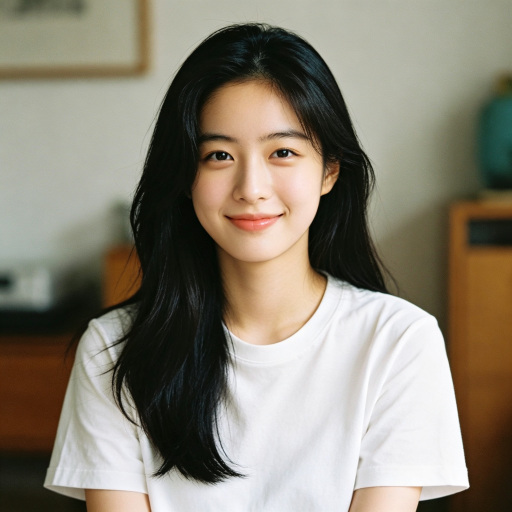
#> input picture examples/female/base-portrait.jpg, 1024 x 1024 px (shown at 1/2 size)
$ python nose_liquify.py --image ../../examples/female/base-portrait.jpg
#> lines starting #> are read from the running program, lines starting #| are printed output that depends on the picture; after the words box and inside, x2 and y2 are one past the last pixel; in counts of white or black regions, pixels touching at a corner belong together
#!/usr/bin/env python3
# -*- coding: utf-8 -*-
"""
nose_liquify.py — 证件照/人像「鼻子几何微调」工具（保纹理液化法）

设计目标
--------
只改变鼻翼/鼻孔的**几何位置**（左右高低），皮肤纹理、毛孔、脸型 100% 保持原图像素，
不做任何磨皮、美白、瘦脸。适用于「左右鼻翼不对称」「一侧鼻孔偏低/偏高」的修正。

原理
----
对原图做 numpy/cv2.remap 位移映射：以两个高斯权重场分别作用于左右鼻翼，
局部把像素块整体上推或下压，权重在边缘平滑衰减，因此不会出现接缝或重影。

典型用法
--------
# 1) 先测量：报告两侧鼻孔底缘高度差（Δ = 左 - 右，越小越齐平）
python nose_liquify.py --image 原图.jpg --measure

# 2) 自动定档：自动搜索使两侧鼻孔底缘齐平的位移量并输出
python nose_liquify.py --image 原图.jpg --auto --out 输出.png

# 3) 手动指定：左侧下压 7px（右不动）
python nose_liquify.py --image 原图.jpg --left-px 7 --out 输出.png

# 4) 出多档对比条给用户挑（原图 + 各档裁剪并排）
python nose_liquify.py --image 原图.jpg --ladder 2,4,6,8 --strip 对比条.png

坐标说明（重要）
----------------
本脚本一律使用**画面坐标**：图像 x 增大方向为「画面右侧」。
用户口中的「我的左边」等于看照片时的画面左侧 —— 沟通时必须先确认，
且以用户标注截图为准；实测数据经常与用户主观判断相反（光影错觉）。

依赖：opencv-python (cv2)、numpy。需在隔离虚拟环境运行，不要全局 pip install。
"""

import argparse
import os
import sys


# --- 跨平台终端编码 ---------------------------------------------------------
# Windows 默认 GBK/CP1252 终端下直接 print 中文或 ℹ️ / → 之类符号会抛
# UnicodeEncodeError 让脚本崩掉。这里做分级处理：
#   · 当前编码装不下中文 → 整条流切 UTF-8
#   · 装得下（如 cp936）  → 只把错误策略降级，中文照常显示、个别符号退化为 ?
def _fix_console_encoding():
    for stream in (sys.stdout, sys.stderr):
        enc = (getattr(stream, "encoding", "") or "").lower()
        if not enc:
            continue
        try:
            "中".encode(enc)
        except (UnicodeEncodeError, LookupError):
            try:
                stream.reconfigure(encoding="utf-8", errors="replace")
            except (AttributeError, ValueError, OSError):
                pass
        else:
            try:
                stream.reconfigure(errors="replace")
            except (AttributeError, ValueError, OSError):
                pass
#> in main, img is the input picture: shape (1024, 1024, 3); mean B, G, R 116.1, 130.6, 137.4


_fix_console_encoding()

import cv2
import numpy as np

# 默认鼻翼中心（1181x1653 一寸高清图的实测值，仅作兜底；正常情况自动检测）
DEFAULT_L = (562.0, 776.0)
DEFAULT_R = (645.0, 778.0)
DEFAULT_SIGMA = (58.0, 40.0)


# ----------------------------------------------------------------------------- 测量
def find_nostrils(img, thresh=90, band=(690, 810), xrange=(400, 745)):
    """在鼻部条带内用暗区检测定位两侧鼻孔，返回 (左心, 右心, 左底 y, 右底 y)。"""
#> called with thresh = 90, band = (690, 810), xrange = (400, 745)
    g = cv2.cvtColor(img, cv2.COLOR_BGR2GRAY)
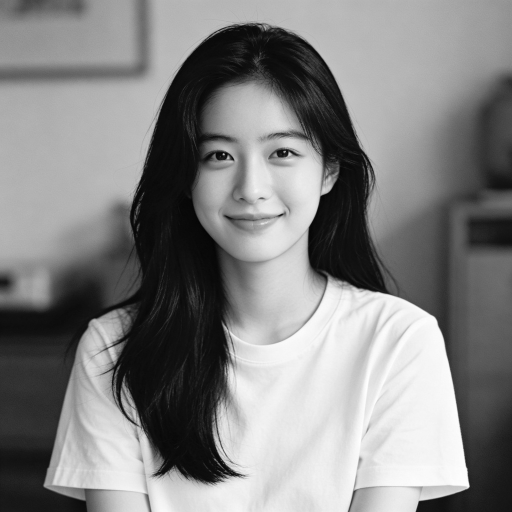
#> g: shape (1024, 1024) (shown at 1/2 size); min 1, max 255, mean 131
    y0, y1 = band
    x0, x1 = xrange
    roi = g[y0:y1, x0:x1]
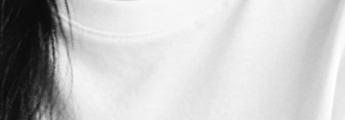
#> roi: shape (120, 345); min 10, max 255, mean 196
    dark = (roi < thresh).astype(np.uint8) * 255
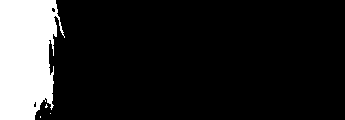
#> dark: shape (120, 345); 14.9% white; 4 white regions (3 under 20 px), largest, box (x1, y1, x2, y2) and area: (0, 0, 65, 120) 6170
    dark = cv2.morphologyEx(dark, cv2.MORPH_OPEN, np.ones((3, 3), np.uint8))
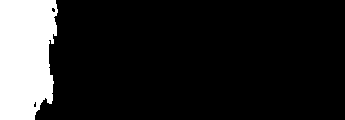
#> dark: shape (120, 345); 14.7% white; 1 white region, box (x1, y1, x2, y2) and area: (0, 0, 58, 120) 6080
    n, lab, stats, cent = cv2.connectedComponentsWithStats(dark, 8)
#> n = 2; stats = [[34, 0, 311, 120, 35320], [0, 0, 58, 120, 6080]]; cent = [[197.3, 60.04], [25.24, 56.34]]
    blobs = []
    for i in range(1, n):
        area = stats[i, cv2.CC_STAT_AREA]
        if area < 40:
            continue
        blobs.append((area,
                      stats[i, cv2.CC_STAT_TOP] + stats[i, cv2.CC_STAT_HEIGHT] + y0,
                      cent[i][0] + x0, cent[i][1] + y0))
#> this loop made 1 pass
#> area on pass 1: 6080
#> after the loop, blobs = [(6080, 810, 425.2, 746.3)]
#| 输入: ../../examples/female/base-portrait.jpg  尺寸 1024x1024
#> the loop in find_nostrils (call 2), `for i in range(1, n):` made 1 pass
    if len(blobs) < 2:
        return None
    blobs.sort(reverse=True)
    a, b = blobs[0], blobs[1]
    left, right = (a, b) if a[2] < b[2] else (b, a)
    return (left[2], left[3]), (right[2], right[3]), int(left[1]), int(right[1])


def measure_bottom(img, xa, xb, thresh):
    """返回指定 x 区间内暗部（鼻孔/鼻底阴影）的最低 y。"""
#> called with xa = 500, xb = 610, thresh = 90
    g = cv2.cvtColor(img, cv2.COLOR_BGR2GRAY)
    sub = g[690:840, xa:xb]
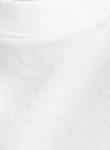
#> sub: shape (150, 110); min 214, max 249, mean 235.7
    ys = np.where((sub < thresh).any(axis=1))[0]
#> ys = empty array
    return int(ys.max() + 690) if len(ys) else None


def measure(img, quiet=False):
    """输出两侧鼻孔底缘、鼻翼底缘的高度差表。Δ = 左 - 右，恒为 0 表示齐平。"""
    nost = find_nostrils(img)
    lob = measure_bottom(img, 500, 610, 90)     # 左鼻孔暗口底
    rob = measure_bottom(img, 615, 715, 90)     # 右鼻孔暗口底
    lwb = measure_bottom(img, 470, 610, 120)    # 左鼻翼/鼻底阴影线
#> call 3 of measure_bottom, with xa = 470, xb = 610, thresh = 120
#> in measure_bottom (call 3), `sub = g[690:840, xa:xb]`:
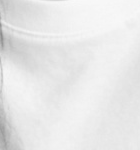
#> sub: shape (150, 140); min 140, max 249, mean 231.9
    rwb = measure_bottom(img, 610, 740, 120)    # 右鼻翼/鼻底阴影线
#> call 4 of measure_bottom, with xa = 610, xb = 740, thresh = 120
#> in measure_bottom (call 4), `sub = g[690:840, xa:xb]`:
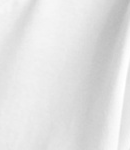
#> sub: shape (150, 130); min 184, max 255, mean 226.4
    if not quiet:
#> (the run stopped early here; a loop or call above may not have finished)

$ run again, on examples/female/red-bg-black-suit.jpg
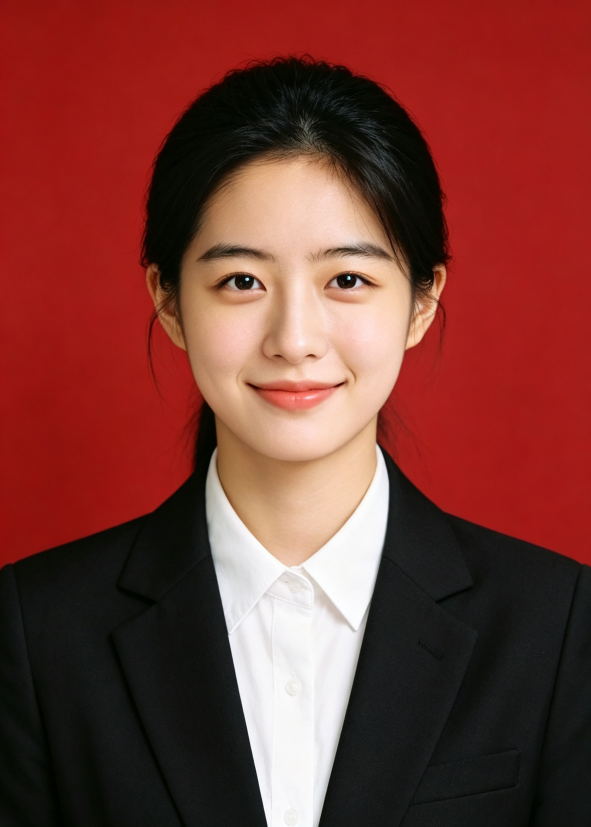
#> input picture examples/female/red-bg-black-suit.jpg, 1181 x 1653 px (shown at 1/2 size)
#> in main, img is the input picture: shape (1653, 1181, 3); mean B, G, R 51.7, 58.5, 120.3
#> in find_nostrils, `n, lab, stats, cent = cv2.connectedComponentsWithStats(dark, 8)`:
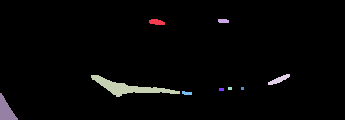
#> lab: shape (120, 345) int32; 10 distinct labels, from 0 to 9; one colour per label, 0 black
#> n = 10; stats = [[0, 0, 345, 120, 40213], [149, 19, 16, 6, 74], [218, 19, 11, 4, 41], [91, 75, 89, 22, 641], [268, 74, 22, 11, 103], [228, 87, 4, 3, 12], [241, 87, 3, 3, 9], [219, 88, 5, 3, 15], [182, 91, 10, 4, 31], [0, 93, 18, 27, 261]]; cent = [[173.4, 58.74], [156.3, 21.68], [222.9, 20.54], [127.8, 87.25], [278.7, 79.23], [229.5, 88], [242, 88], [221, 89], [186.4, 92.74], [5.58, 109.9]]
#> the loop in find_nostrils, `for i in range(1, n):` made 9 passes
#> area on passes 1, 2, 3, 4, 8, 9: 74, 41, 641, 103, 31, 261
#> after the loop in find_nostrils, `for i in range(1, n):`: blobs = [(74, 715, 556.3, 711.7), (41, 713, 622.9, 710.5), (641, 787, 527.8, 777.2), (103, 775, 678.7, 769.2), (261, 810, 405.6, 799.9)]
#> a = (641, 787, 527.8, 777.2); b = (261, 810, 405.6, 799.9)
#> right = (641, 787, 527.8, 777.2)
#> in main, `nost = find_nostrils(img)`: nost = ((405.6, 799.9), (527.8, 777.2), 810, 787)
#> cl = (405.6, 799.9); cr = (527.8, 777.2)
#| 输入: ../../examples/female/red-bg-black-suit.jpg  尺寸 1181x1653
#> the loop in find_nostrils (call 2), `for i in range(1, n):` made 9 passes
#> in measure, `nost = find_nostrils(img)`: nost = ((405.6, 799.9), (527.8, 777.2), 810, 787)
#> ys = 29 values from 19 to 97
#> lob = 787
#> sub: shape (150, 100)
#> rob = 780
#> sub: shape (150, 140)
#> lwb = 814
#> in measure_bottom (call 4), `sub = g[690:840, xa:xb]`:
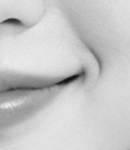
#> sub: shape (150, 130); min 15, max 237, mean 199.3
#> ys = 39 values from 18 to 92
#> rwb = 782
#|   左鼻孔底=787  右鼻孔底=780  Δ=+7
#|   左鼻翼底=814  右鼻翼底=782  Δ=+32
#|   自动检测鼻翼中心: 左(406,800) 右(528,777)
#> m0 = {'lob': 787, 'rob': 780, 'lwb': 814, 'rwb': 782, 'd_nostril': 7, 'd_wing': 32}

$ run again, on examples/female/white-bg-black-suit.jpg
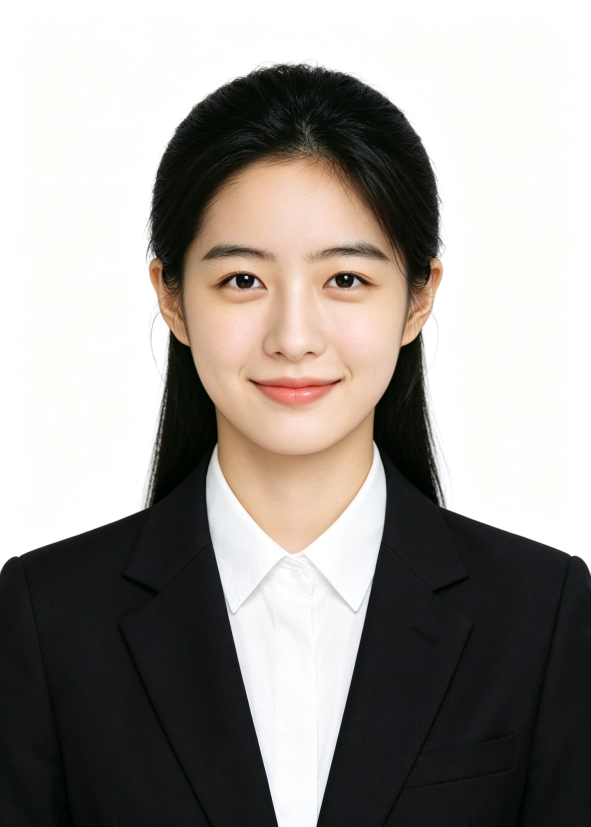
#> input picture examples/female/white-bg-black-suit.jpg, 1181 x 1653 px (shown at 1/2 size)
#> in main, img is the input picture: shape (1653, 1181, 3); mean B, G, R 146.9, 151.1, 155.7
#> in find_nostrils, `n, lab, stats, cent = cv2.connectedComponentsWithStats(dark, 8)`:
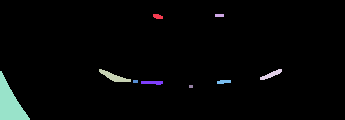
#> lab: shape (120, 345) int32; 10 distinct labels, from 0 to 9; one colour per label, 0 black
#> n = 10; stats = [[0, 0, 345, 120, 40190], [153, 14, 10, 5, 40], [215, 14, 9, 3, 27], [99, 69, 32, 13, 166], [260, 69, 22, 11, 96], [0, 71, 30, 49, 737], [133, 80, 5, 3, 15], [141, 81, 22, 4, 71], [217, 80, 14, 4, 46], [189, 85, 4, 3, 12]]; cent = [[175, 58.59], [157.4, 16.07], [219, 15], [113.6, 76.39], [270.9, 74.21], [9.39, 102.9], [135, 81], [152, 82.14], [223.3, 81.37], [190.5, 86]]
#> the loop in find_nostrils, `for i in range(1, n):` made 9 passes
#> area on passes 1, 2, 3, 4, 5, 7, 8: 40, 27, 166, 96, 737, 71, 46
#> after the loop in find_nostrils, `for i in range(1, n):`: blobs = [(40, 709, 557.4, 706.1), (166, 772, 513.6, 766.4), (96, 770, 670.9, 764.2), (737, 810, 409.4, 792.9), (71, 775, 552, 772.1), (46, 774, 623.3, 771.4)]
#> a = (737, 810, 409.4, 792.9); b = (166, 772, 513.6, 766.4)
#> left = (737, 810, 409.4, 792.9); right = (166, 772, 513.6, 766.4)
#> in main, `nost = find_nostrils(img)`: nost = ((409.4, 792.9), (513.6, 766.4), 810, 772)
#> cl = (409.4, 792.9); cr = (513.6, 766.4)
#| 输入: ../../examples/female/white-bg-black-suit.jpg  尺寸 1181x1653
#> the loop in find_nostrils (call 2), `for i in range(1, n):` made 9 passes
#> in measure, `nost = find_nostrils(img)`: nost = ((409.4, 792.9), (513.6, 766.4), 810, 772)
#> ys = 24 values from 14 to 87
#> lob = 777
#> sub: shape (150, 100)
#> rob = 773
#> sub: shape (150, 140)
#> lwb = 778
#> in measure_bottom (call 4), `sub = g[690:840, xa:xb]`:
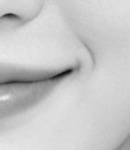
#> sub: shape (150, 130); min 16, max 237, mean 199.6
#> ys = 23 values from 13 to 85
#> rwb = 775
#|   左鼻孔底=777  右鼻孔底=773  Δ=+4
#|   左鼻翼底=778  右鼻翼底=775  Δ=+3
#|   自动检测鼻翼中心: 左(409,793) 右(514,766)
#> m0 = {'lob': 777, 'rob': 773, 'lwb': 778, 'rwb': 775, 'd_nostril': 4, 'd_wing': 3}

$ run again, on examples/female/white-bg-cream-shirt.jpg
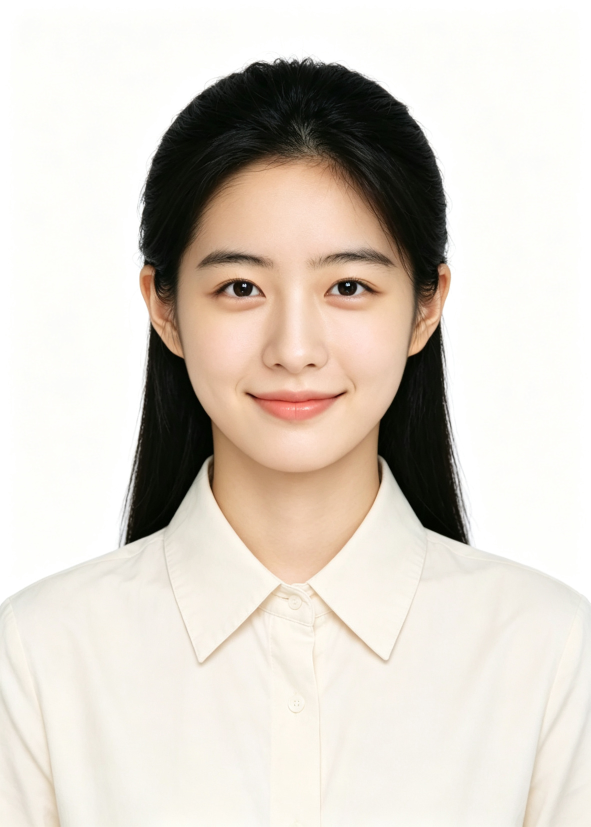
#> input picture examples/female/white-bg-cream-shirt.jpg, 1181 x 1653 px (shown at 1/2 size)
#> in main, img is the input picture: shape (1653, 1181, 3); mean B, G, R 200.1, 209.2, 216.7
#> lab: shape (120, 345) int32; 8 distinct labels, from 0 to 7
#> n = 8; stats = [[0, 0, 345, 120, 40953], [153, 38, 8, 4, 30], [217, 38, 12, 4, 46], [92, 95, 35, 15, 181], [262, 94, 29, 13, 125], [140, 109, 16, 3, 48], [162, 110, 3, 3, 9], [0, 117, 3, 3, 8]]; cent = [[172, 59.14], [156.5, 39.5], [222.5, 39.57], [107.8, 103.1], [276.3, 100.5], [147.5, 110], [163, 111], [0.875, 118.1]]
#> the loop in find_nostrils, `for i in range(1, n):` made 7 passes
#> area on passes 1 to 5: 30, 46, 181, 125, 48
#> after the loop in find_nostrils, `for i in range(1, n):`: blobs = [(46, 732, 622.5, 729.6), (181, 800, 507.8, 793.1), (125, 797, 676.3, 790.5), (48, 802, 547.5, 800)]
#> a = (181, 800, 507.8, 793.1); b = (125, 797, 676.3, 790.5)
#> left = (181, 800, 507.8, 793.1); right = (125, 797, 676.3, 790.5)
#> in main, `nost = find_nostrils(img)`: nost = ((507.8, 793.1), (676.3, 790.5), 800, 797)
#> cl = (507.8, 793.1); cr = (676.3, 790.5)
#| 输入: ../../examples/female/white-bg-cream-shirt.jpg  尺寸 1181x1653
#> the loop in find_nostrils (call 2), `for i in range(1, n):` made 7 passes
#> in measure, `nost = find_nostrils(img)`: nost = ((507.8, 793.1), (676.3, 790.5), 800, 797)
#> ys = 24 values from 37 to 115
#> lob = 805
#> sub: shape (150, 100)
#> rob = 801
#> sub: shape (150, 140)
#> lwb = 806
#> in measure_bottom (call 4), `sub = g[690:840, xa:xb]`:
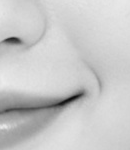
#> sub: shape (150, 130); min 12, max 236, mean 200.5
#> ys = 29 values from 37 to 113
#> rwb = 803
#|   左鼻孔底=805  右鼻孔底=801  Δ=+4
#|   左鼻翼底=806  右鼻翼底=803  Δ=+3
#|   自动检测鼻翼中心: 左(508,793) 右(676,791)
#> m0 = {'lob': 805, 'rob': 801, 'lwb': 806, 'rwb': 803, 'd_nostril': 4, 'd_wing': 3}
